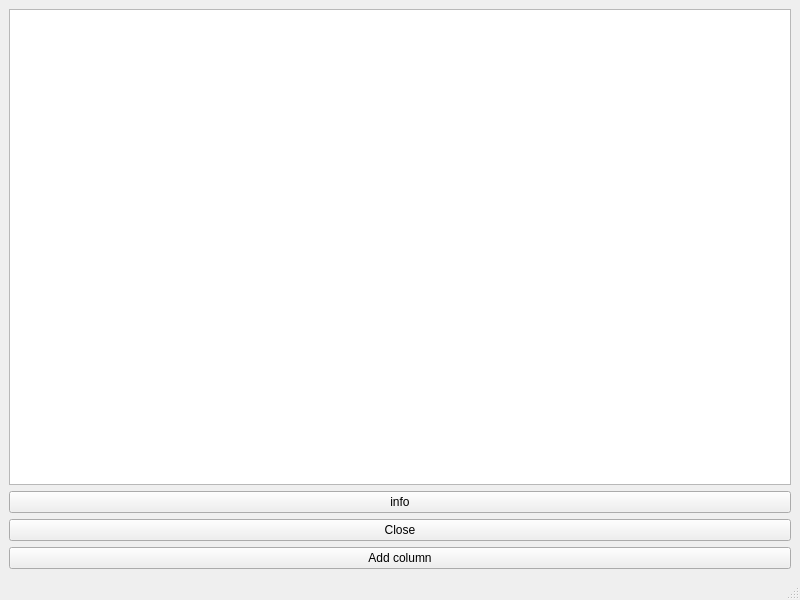
<?xml version="1.0" encoding="UTF-8"?>
<ui version="4.0">
 <class>MainWindow</class>
 <widget class="QMainWindow" name="MainWindow">
  <property name="geometry">
   <rect>
    <x>0</x>
    <y>0</y>
    <width>800</width>
    <height>600</height>
   </rect>
  </property>
  <property name="windowTitle">
   <string>MainWindow</string>
  </property>
  <widget class="QWidget" name="centralwidget">
   <layout class="QGridLayout" name="gridLayout">
    <item row="2" column="0">
     <layout class="QVBoxLayout" name="verticalLayout">
      <item>
       <widget class="QPushButton" name="pushButtonShowInfo">
        <property name="text">
         <string>info</string>
        </property>
       </widget>
      </item>
      <item>
       <widget class="QPushButton" name="pushButtonClose">
        <property name="text">
         <string>Close</string>
        </property>
       </widget>
      </item>
      <item>
       <widget class="QPushButton" name="pushButtonAddColumn">
        <property name="text">
         <string>Add column</string>
        </property>
       </widget>
      </item>
     </layout>
    </item>
    <item row="0" column="0">
     <widget class="QTableView" name="tableView"/>
    </item>
   </layout>
  </widget>
  <widget class="QMenuBar" name="menubar">
   <property name="geometry">
    <rect>
     <x>0</x>
     <y>0</y>
     <width>800</width>
     <height>21</height>
    </rect>
   </property>
  </widget>
  <widget class="QStatusBar" name="statusbar"/>
 </widget>
 <resources/>
 <connections>
  <connection>
   <sender>pushButtonClose</sender>
   <signal>clicked()</signal>
   <receiver>MainWindow</receiver>
   <slot>close()</slot>
   <hints>
    <hint type="sourcelabel">
     <x>399</x>
     <y>528</y>
    </hint>
    <hint type="destinationlabel">
     <x>399</x>
     <y>299</y>
    </hint>
   </hints>
  </connection>
 </connections>
</ui>
